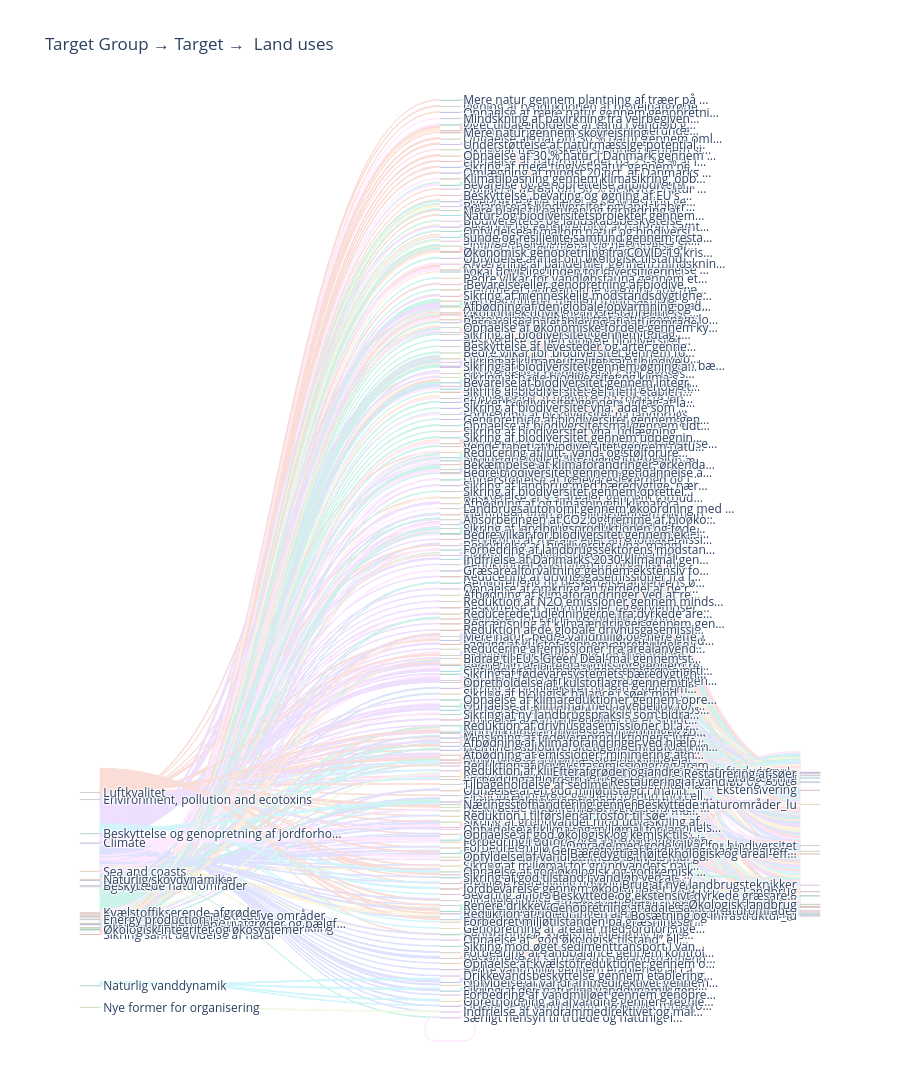

Here is the notebook cell this chart was saved with:
### Code cell
# Brug Plotlys palette
node_colors = plotly.colors.qualitative.Plotly

# Tildel farver til unikke labels (noder)
color_map = {label: node_colors[i % len(node_colors)] for i, label in enumerate(unique_labels)}

# Liste med farver i samme rækkefølge som unique_labels
node_colors_list = [color_map[label] for label in unique_labels]


# Funktion til at lysne farver (uden brug af gennemsigtighed)
def lighten(hex_color, factor=0.5):
    from plotly.colors import hex_to_rgb
    r, g, b = hex_to_rgb(hex_color)
    r = int(r + (255 - r) * factor)
    g = int(g + (255 - g) * factor)
    b = int(b + (255 - b) * factor)
    return f'rgb({r},{g},{b})'

# Lysnet farve til hver link ud fra source-node
link_colors = [lighten(node_colors_list[src], factor=0.8) for src in all_links['source']]



# Trin 3: Sankey-diagram
fig = go.Figure(data=[go.Sankey(
    arrangement='snap',
    node=dict(
        pad=60,
        thickness=20,
        line=dict(color="lightgray", width=0.5),
        label=list(unique_labels),
        color=node_colors_list
    ),
    link=dict(
        source=all_links['source'],
        target=all_links['target'],
        value=all_links['value'],
        color=link_colors
    )
)])
fig.update_layout(title_text="Target Group → Target →  Land uses", font_size=12, height=6000)
fig.show()

### Figure 1 — Plotly figure (JSON) as saved in the notebook; plotly's stock layout.template omitted (floating-point values rounded to 4 significant figures; data arrays with more than 128 entries replaced by an {"elided": "..."} marker saying what was removed)
{"data": [{"arrangement": "snap", "link": {"color": {"elided": "1474 str values"}, "source": {"elided": "1474 int values"}, "target": {"elided": "1474 int values"}, "value": {"elided": "1474 int values"}}, "node": {"color": {"elided": "239 str values"}, "label": {"elided": "239 str values"}, "line": {"color": "lightgray", "width": 0.5}, "pad": 60, "thickness": 20}, "type": "sankey"}], "layout": {"font": {"size": 12}, "height": 6000, "title": {"text": "Target Group → Target →  Land uses"}}}
